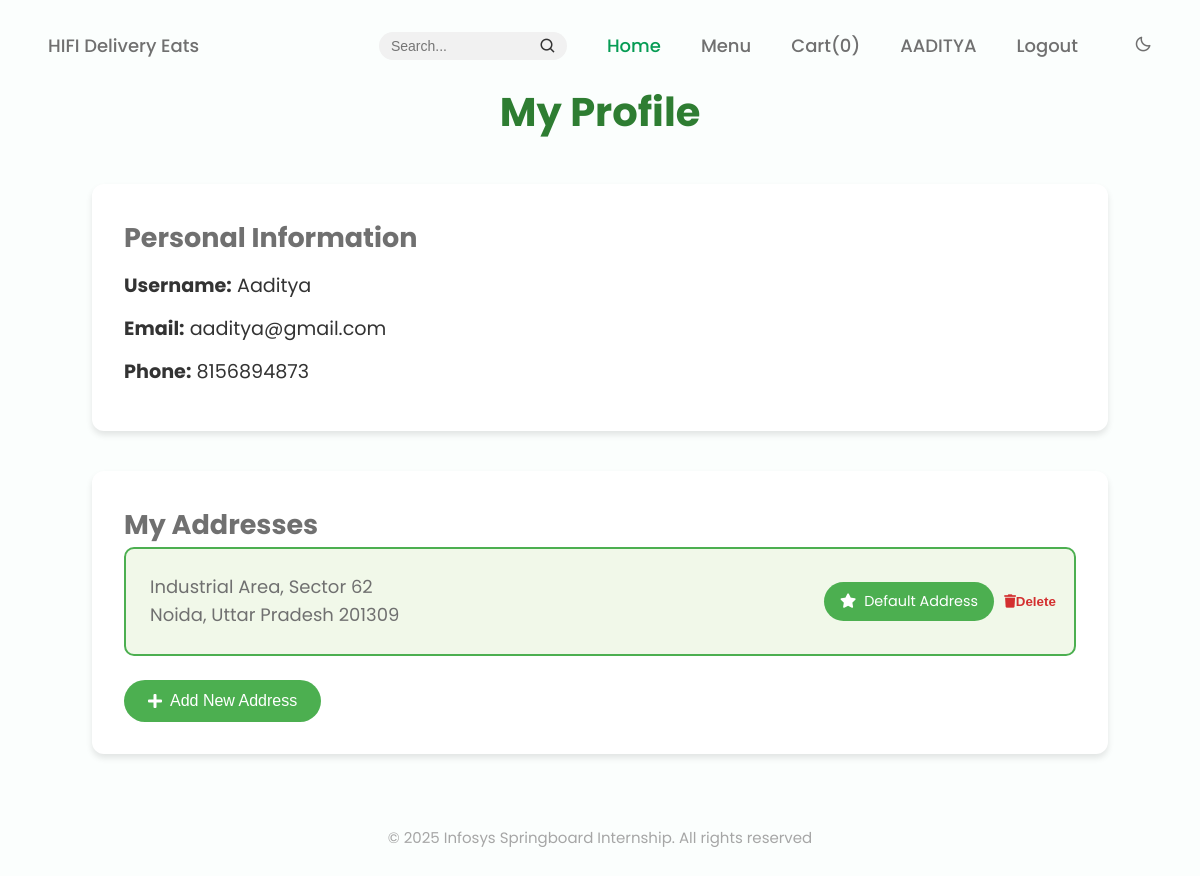
/user/profile (signed in), run on an earlier commit of the app's database.
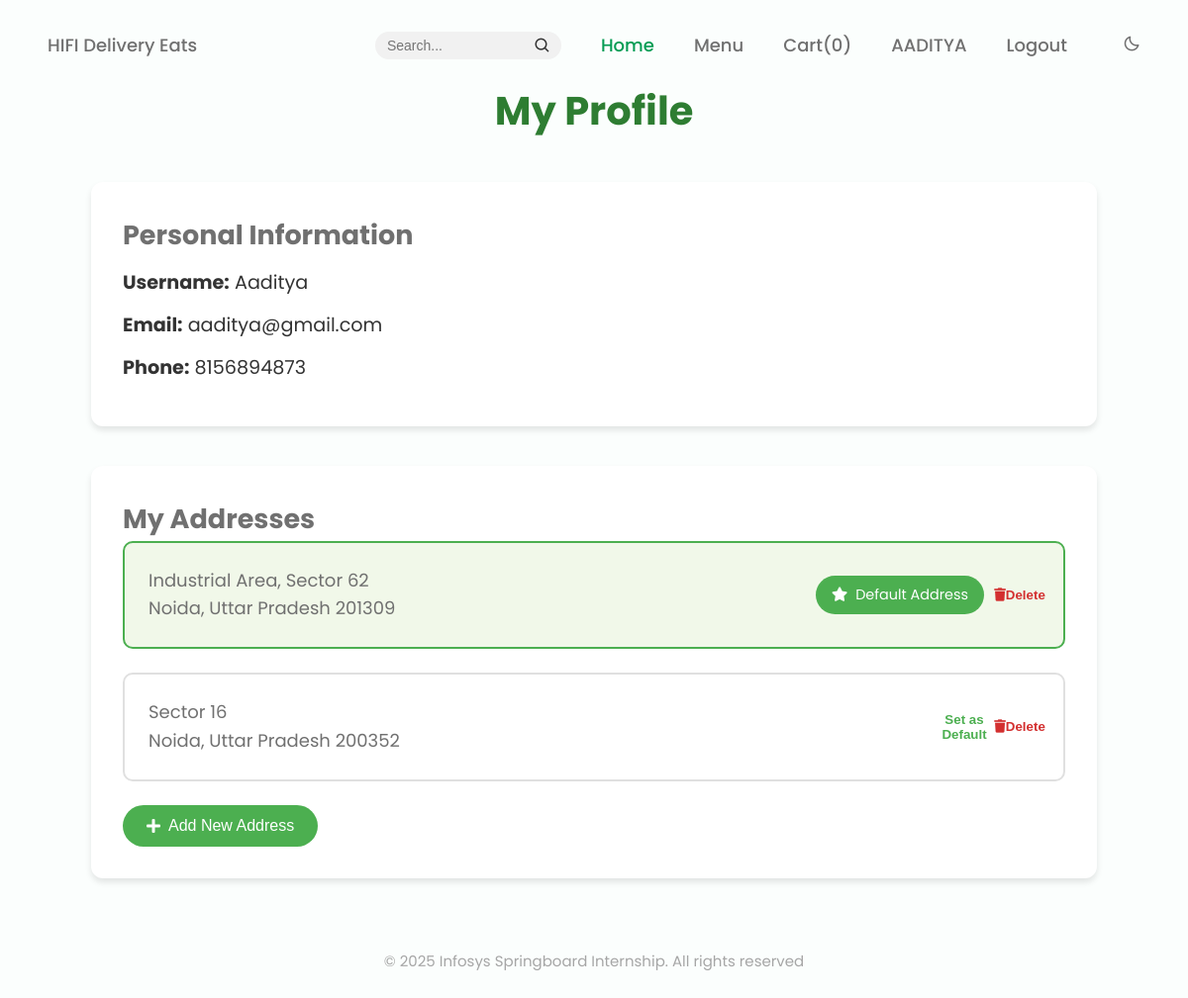
And on a later commit of the database.
### models.py (models this page shows, shortened)
class BaseModel(db.Model):
    __abstract__ = True
    PREFIX = None  # each child model must set this

class Customer(UserMixin, BaseModel):
    __tablename__ = 'customer'
    PREFIX = 'U'
    customer_id = db.Column(db.String(10), primary_key=True)
    username = db.Column(db.String(100))
    email = db.Column(db.String(100), unique=True)
    phone = db.Column(db.Integer, unique=True, nullable=False)
    password = db.Column(db.String(100), nullable=False)
    addresses = db.relationship("Address", back_populates="customer", lazy=True)
    orders = db.relationship("Order", back_populates="customer", foreign_keys="Order.customer_id")
    cart_items = db.relationship("Cart", back_populates="customer")

class Address(BaseModel):
    __tablename__ = 'address'
    PREFIX = 'ADD'
    address_id = db.Column(db.String(10), primary_key=True)
    customer_id = db.Column(db.String(10), db.ForeignKey('customer.customer_id'), nullable=False)
    address_line = db.Column(db.String(255), nullable=False)
    city = db.Column(db.String(50), nullable=False)
    state = db.Column(db.String(50), nullable=False)
    zip_code = db.Column(db.String(20), nullable=False)
    is_preferred = db.Column(db.Boolean, default=False)
    customer = db.relationship("Customer", back_populates="addresses")

### routes/customer_routes.py (the view)
    @app.route('/user/profile')
    @login_required
    def customer():
        cart_count = get_the_cart_count()
        return render_template('user/profile.html', user=current_user,cart_count=cart_count)

### templates/user/profile.html (shortened to what this page needs)
{% extends "index.html" %} {% block title %}My Profile{% endblock %} {% block
css %} {{ super() }}
<link
  rel="stylesheet"
  href="{{ url_for('static', filename='css/user/profile.css') }}"
/>
<link
  rel="stylesheet"
  href="https://cdnjs.cloudflare.com/ajax/libs/font-awesome/5.15.4/css/all.min.css"
/>
{% endblock css %} {% block content %}
<div class="profile-container">
  <div class="profile-header">
    <h1>My Profile</h1>
  </div>
  <div class="profile-section user-details">
    <h2>Personal Information</h2>
    <div class="user-info">
      <p><strong>Username:</strong> {{ current_user.username }}</p>
      <p><strong>Email:</strong> {{ current_user.email }}</p>
      <p><strong>Phone:</strong> {{ current_user.phone }}</p>
    </div>
  </div>
  <div class="profile-section addresses">
    <h2>My Addresses</h2>
    <div class="addresses-list">
      {% for address in current_user.addresses %}
      <div
        class="address-card {% if address.is_preferred %}preferred{% endif %}"
      >
        <div class="address-content">
          <p>{{ address.address_line }}</p>
          <p>{{ address.city }}, {{ address.state }} {{ address.zip_code }}</p>
        </div>
        <div class="address-actions">
          {% if address.is_preferred %}
          <span class="preferred-badge"
            ><i class="fas fa-star"></i> Default Address</span
          >
          {% else %}
          <button
            class="btn-make-preferred"
            data-address-id="{{ address.address_id }}"
          >
             Set as Default
          </button>
          {% endif %}
          <button
            class="btn-delete-address"
            data-address-id="{{ address.address_id }}"
          >
            <i class="fas fa-trash"></i> Delete
          </button>
        </div>
      </div>
      {% endfor %}
    </div>
    <button id="btn-add-address" class="btn-primary">
      <i class="fas fa-plus"></i> Add New Address
    </button>
  </div>
</div>
{% endblock %}

### templates/index.html (shortened to what this page needs)
<!DOCTYPE html>
<html lang="en">
<head>
    {% block css %}
    <link rel="stylesheet" href="/css/index.css" />
    {% endblock css %}
    <link href="https://cdn.jsdelivr.net/npm/boxicons@2.0.5/css/boxicons.min.css" rel="stylesheet" />
</head>
<body>
    {%block nav_bar%}
    <header class="l-header" id="header">
        <nav class="nav bd-container">
            <a href="{{ url_for('index') }}" class="nav__logo">HIFI Delivery Eats</a>
            <div class="nav__menu" id="nav-menu">
                <ul class="nav__list">
                    <li class="nav__item">
                        <form class="search-form">
                            <input type="text" class="search-input" placeholder="Search..." aria-label="Search" />
                            <button type="submit" class="search-button">
                                <i class="bx bx-search"></i>
                            </button>
                        </form>
                    </li>
                    <li class="nav__item">
                        <a href="{{ url_for('index') }}" class="nav__link active-link">Home</a>
                    </li>
                    <li class="nav__item">
                        <a href="{{ url_for('show_menu') }}" class="nav__link">Menu</a>
                    </li>
                    <li class="nav__item">
                        <a href="{{ url_for('order') }}" class="nav__link">
                            Cart(<span class="nav__cart-count">{{cart_count}}</span>)
                        </a>
                    </li>
                    {% if user %}
                    <li class="nav__item">
                        <a href="{{ url_for('customer') }}" class="nav__link">
                            {{ user.username.split()[0] | upper }}
                        </a>
                    </li>
                    <li class="nav__item">
                        <a href="{{ url_for('logout') }}" class="nav__link">Logout</a>
                    </li>
                    {% else %}
                    <li class="nav__item">
                        <a href="/signin" class="nav__link">Sign In</a>
                    </li>
                    {% endif %}
                    <li class="nav__item">
                        <i class="bx bx-moon change-theme" id="theme-button"></i>
                    </li>
                </ul>
            </div>
        </nav>
    </header>
    {% endblock nav_bar %}
    <main class="l-main">{% block content %}{% endblock content %}</main>
    <footer class="footer section bd-container">
        <p class="footer__copy">
            © 2025 Infosys Springboard Internship. All rights reserved
        </p>
    </footer>
</body>
</html>

### static/css/index.css (style rules this page uses)
:root { --header-height: 3rem; --first-color: #069c54; --first-color-alt: #048654; --title-color: #393939; --text-color: #707070; --text-color-light: #a6a6a6; --body-color: #fbfefd; --container-color: #ffffff; --body-font: "Poppins", sans-serif; --biggest-font-size: 2.25rem; --h1-font-size: 1.5rem; --h2-font-size: 1.25rem; --h3-font-size: 1rem; --normal-font-size: 0.938rem; --small-font-size: 0.813rem; --smaller-font-size: 0.75rem; --font-medium: 500; --font-semi-bold: 600; --mb-1: 0.5rem; --mb-2: 1rem; --mb-3: 1.5rem; --mb-4: 2rem; --mb-5: 2.5rem; --mb-6: 3rem; --z-tooltip: 10; --z-fixed: 100; }
@media screen and (min-width: 768px) { :root { --biggest-font-size: 4.5rem; --h1-font-size: 2.75rem; --h2-font-size: 2rem; --h3-font-size: 1.5rem; --normal-font-size: 1.125rem; --small-font-size: 0.938rem; --smaller-font-size: 0.813rem; } }
html { scroll-behavior: smooth; }
body { margin: var(--header-height) 0 0 0; font-family: var(--body-font); font-size: var(--normal-font-size); background-color: var(--body-color); color: var(--text-color); line-height: 1.6; }
h1, h2, h3, p, ul { margin: 0; }
ul { padding: 0; list-style: none; }
a { text-decoration: none; }
.section { padding-bottom: 2rem; }
.bd-container { max-width: 960px; width: calc(100% - 2rem); margin-left: var(--mb-2); margin-right: var(--mb-2); }
.l-header { width: 100%; position: fixed; top: 0; left: 0; z-index: var(--z-fixed); background-color: var(--body-color); }
.nav { max-width: 92%; margin: 10px; height: var(--header-height); display: flex; justify-content: space-between; align-items: center; }
.nav__item { margin-bottom: var(--mb-2); }
.nav__link, .nav__logo, .nav__toggle { color: var(--text-color); font-weight: var(--font-medium); }
.nav__link { transition: 0.3s; }
.active-link { color: var(--first-color); }
@media screen and (min-width: 768px) { body { margin: 0; } }
@media screen and (min-width: 768px) { .section { padding-top: 1rem; } }
@media screen and (min-width: 768px) { .nav { height: calc(var(--header-height) + 1.5rem); } }
@media screen and (min-width: 768px) { .nav__list { display: flex; } }
@media screen and (min-width: 768px) { .nav__item { margin-left: var(--mb-5); margin-bottom: 0; } }
@media screen and (min-width: 768px) { .change-theme { position: initial; margin-left: var(--mb-2); } }
@media screen and (min-width: 960px) { .bd-container { margin-left: auto; margin-right: auto; } }
.search-form { display: flex; align-items: center; background-color: #f1f1f1; border-radius: 25px; padding: 5px 10px; }
.search-input { border: none; outline: none; background: transparent; font-size: 14px; width: 150px; transition: width 0.3s ease; }
.search-button { background: none; border: none; cursor: pointer; padding: 0; display: flex; align-items: center; justify-content: center; }
.search-button i { font-size: 18px; color: #333; }
.footer__copy { text-align: center; font-size: var(--small-font-size); color: var(--text-color-light); margin-top: 1rem; }

What changed in the data, as far as the page shows it:
added Address: address_line "Sector 16", city "Noida", state "Uttar Pradesh", zip_code "200352", is_preferred False (drawn)
